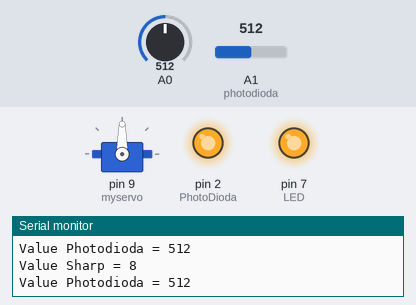
Simulated run of this sketch. Board: Arduino Uno, built with avr-gcc and run on an emulated ATmega328P. Shown: servo, output pins drawn as LEDs (lit = HIGH), the last lines printed to the serial monitor. The inputs (shaded band) are chosen by the test bench; at power-on: A1 (photodioda) = 512, A0 = 512.

Above: at 1.2 s.
1.3 s: A1 (photodioda) set to 487
At 2.18 s:
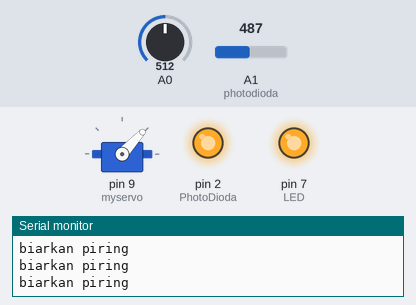
4.3 s: A0 set to 436
5.8 s: A0 set to 407
At 7.6 s:
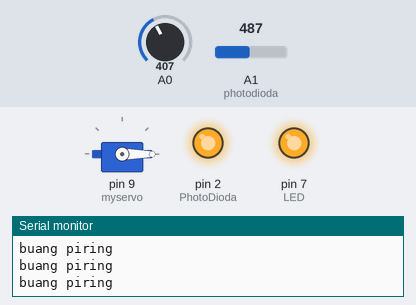
Timing chart, 0 to 9.1 s (numbered marks = the images above; inputs shaded):
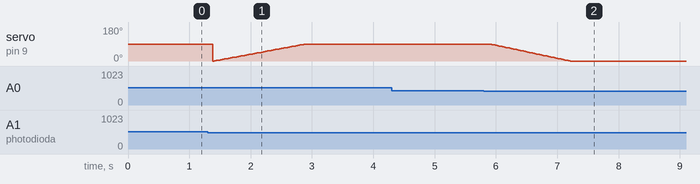

Measured:
- the behaviour switches between 500 and 499 on A1 (photodioda) (found by bisection; images 0 and 1)
- the behaviour switches between 423 and 422 on A0 (found by bisection; images 1 and 2)
- after the input at 5.8 s, servo on pin 9 (myservo): moves from 90° to 0° over 1.3 s, starting after 0.11 s

The sketch:

sentrand.ino
```cpp
#include <DistanceGP2Y0A21YK.h>
#include <Servo.h>

DistanceGP2Y0A21YK Dist;
int distance;
Servo myservo;
int pos = 0;
int flag = 0;
int photodioda = 1;

void setup()
{
  Serial.begin(9600);
  pinMode(7, OUTPUT); //LED
  digitalWrite(7, HIGH);
  pinMode(2, OUTPUT); //PhotoDioda
  digitalWrite(2, HIGH);
  Dist.begin(A0);
  myservo.attach(9);
}

void loop()
{
  distance = Dist.getDistanceCentimeter();
 // int valsharp = analogRead(sensorsharp);
  int valphoto = analogRead(photodioda);
  Serial.print("Value Photodioda = ");
  Serial.println(valphoto, DEC);
  Serial.print("Value Sharp = ");
  Serial.println(distance);

  if(valphoto < 500) { //ada piring
    if(distance > 10) {//piring kosong
      if(flag==0||flag==2){
      for (pos = 90; pos >= 0; pos -= 1) { // goes from 180 degrees to 0 degrees
      myservo.write(pos);
      Serial.println("buang piring");// tell servo to go to position in variable 'pos'
      delay(5);                       // waits 15ms for the servo to reach the position
   }
   flag=1;
    }
    }else {
      if(flag==0||flag==1)
      {
       for (pos = 0; pos <= 90; pos += 1){
         myservo.write(pos);
         Serial.println("biarkan piring");
        delay(5);
      }
      flag=2;
      }
    }

  delay(500);
  }
}
```
